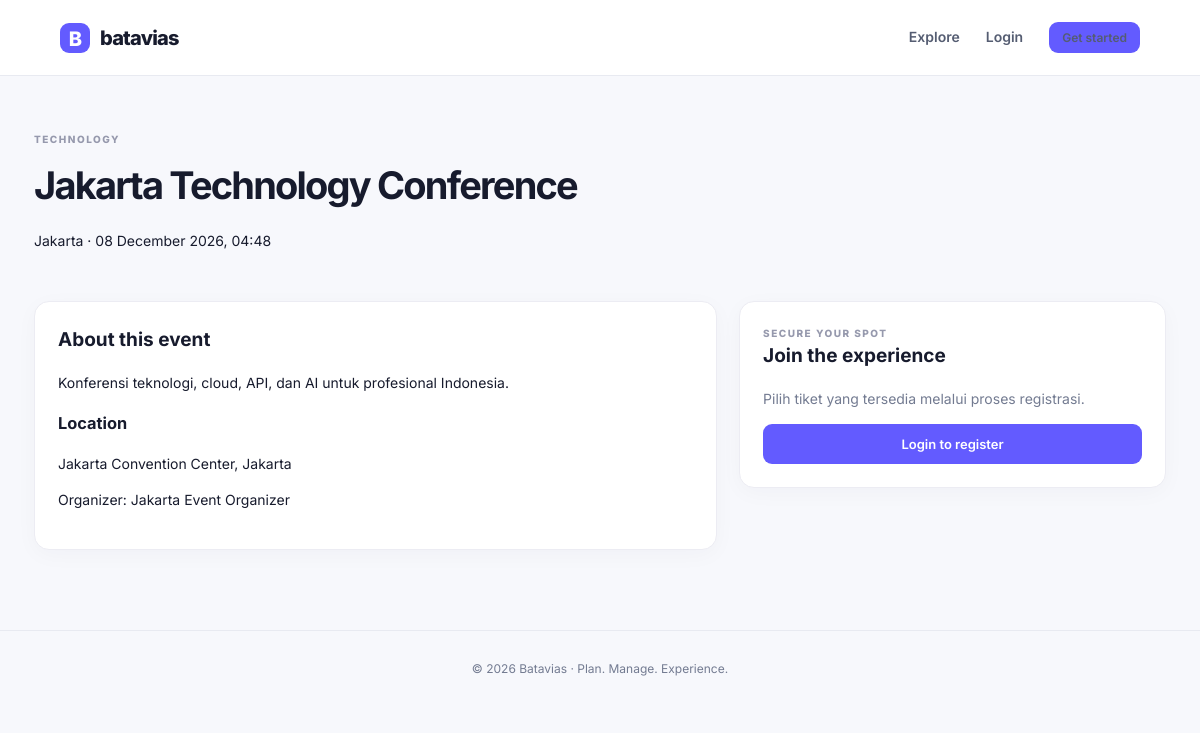
Page /events/jakarta-technology-conference on the committed database.
### tables this page shows
CREATE TABLE events(
 id BIGINT UNSIGNED AUTO_INCREMENT PRIMARY KEY,
 organizer_id BIGINT UNSIGNED NOT NULL,
 organization_id BIGINT UNSIGNED NULL,
 category_id BIGINT UNSIGNED NULL,
 title VARCHAR(180) NOT NULL,
 slug VARCHAR(200) NOT NULL UNIQUE,
 description TEXT NOT NULL,
 city VARCHAR(120) NOT NULL,
 venue VARCHAR(180) NOT NULL,
 cover_image VARCHAR(255) NULL,
 start_date DATETIME NOT NULL,
 end_date DATETIME NOT NULL,
 registration_deadline DATETIME NOT NULL,
 capacity INT UNSIGNED NOT NULL DEFAULT 100,
 status ENUM('draft','pending','published','rejected','cancelled','completed') NOT NULL DEFAULT 'draft',
 rejection_reason VARCHAR(500) NULL,
 created_at DATETIME NOT NULL,
 updated_at DATETIME NULL,
 FOREIGN KEY(organizer_id) REFERENCES users(id),
 FOREIGN KEY(organization_id) REFERENCES organizations(id) ON DELETE SET NULL,
 FOREIGN KEY(category_id) REFERENCES categories(id) ON DELETE SET NULL,
 INDEX(status,start_date)
);

CREATE TABLE categories(
 id BIGINT UNSIGNED AUTO_INCREMENT PRIMARY KEY,
 name VARCHAR(100) NOT NULL UNIQUE,
 slug VARCHAR(120) NOT NULL UNIQUE
);

CREATE TABLE users(
 id BIGINT UNSIGNED AUTO_INCREMENT PRIMARY KEY,
 name VARCHAR(120) NOT NULL,
 email VARCHAR(190) NOT NULL UNIQUE,
 password VARCHAR(255) NOT NULL,
 role ENUM('user','admin','developer','organizer') NOT NULL DEFAULT 'user',
 status ENUM('active','inactive','suspended') NOT NULL DEFAULT 'active',
 created_at DATETIME NOT NULL,
 updated_at DATETIME NULL
);

### app/Controllers/EventController.php (called while the page is built, shortened)
<?php
final class EventController {
 public static function detail(string $slug): void { $s=db()->prepare("SELECT e.*,c.name category_name,u.name organizer_name FROM events e LEFT JOIN categories c ON c.id=e.category_id LEFT JOIN users u ON u.id=e.organizer_id WHERE e.slug=? AND e.status='published'");$s->execute([$slug]);$event=$s->fetch();if(!$event){http_response_code(404);exit('Event tidak ditemukan');}require dirname(__DIR__,2).'/views/public/detail.php'; }
}

### public/index.php (called while the page is built, shortened)
<?php
require dirname(__DIR__).'/routes/web.php';

### config/database.php (called while the page is built)
<?php
return [
 'host' => getenv('DB_HOST') ?: '127.0.0.1',
 'port' => getenv('DB_PORT') ?: '3306',
 'name' => getenv('DB_NAME') ?: 'batavias_demo',
 'user' => getenv('DB_USER') ?: 'root',
 'pass' => getenv('DB_PASS') ?: '',
];

### app/Services/Database.php (called while the page is built, shortened)
<?php
final class Database {
 private static ?PDO $pdo=null;
 public static function connection(): PDO {
  $c=require dirname(__DIR__,2).'/config/database.php';
  $dsn="mysql:host={$c['host']};port={$c['port']};dbname={$c['name']};charset=utf8mb4";
  self::$pdo=new PDO($dsn,$c['user'],$c['pass'],[PDO::ATTR_ERRMODE=>PDO::ERRMODE_EXCEPTION,PDO::ATTR_DEFAULT_FETCH_MODE=>PDO::FETCH_ASSOC,PDO::ATTR_EMULATE_PREPARES=>false]);
  return self::$pdo;
 }
}

### app/Helpers/functions.php (called while the page is built, shortened)
<?php
function db(): PDO { return Database::connection(); }
function e(mixed $v): string { return htmlspecialchars((string)$v, ENT_QUOTES|ENT_SUBSTITUTE, 'UTF-8'); }
function url(string $path=''): string { $base=rtrim(str_replace('\\','/',dirname($_SERVER['SCRIPT_NAME'] ?? '')), '/'); return ($base==='/'?'':$base).'/'.ltrim($path,'/'); }
function user(): ?array { return $_SESSION['user']??null; }

### views/public/detail.php (the view)
<?php $title=$event['title'];require dirname(__DIR__).'/layouts/header.php';?><div class="detail-hero"><div class="eyebrow"><?=e($event['category_name']??'EVENT')?></div><h1><?=e($event['title'])?></h1><p><?=e($event['city'])?> · <?=e(date('d F Y, H:i',strtotime($event['start_date'])))?></p></div><div class="detail-layout"><article class="panel"><h2>About this event</h2><p><?=nl2br(e($event['description']))?></p><h3>Location</h3><p><?=e($event['venue'])?>, <?=e($event['city'])?></p><p>Organizer: <?=e($event['organizer_name'])?></p></article><aside class="panel purchase"><div class="eyebrow">SECURE YOUR SPOT</div><h2>Join the experience</h2><p class="muted">Pilih tiket yang tersedia melalui proses registrasi.</p><?php if(user()&&user()['role']==='user'):?><form method="post" action="<?=e(url('events/'.$event['id'].'/register'))?>"><?=csrf_field()?><button class="btn full">Register now →</button></form><?php elseif(!user()):?><a class="btn full" href="<?=e(url('login'))?>">Login to register</a><?php else:?><p class="muted">Akun organizer/admin tidak dapat melakukan pembelian tiket.</p><?php endif;?></aside></div><?php require dirname(__DIR__).'/layouts/footer.php';?>

### public/assets/css/app.css (style rules this page uses)
:root { --primary:#635bff;--primary-dark:#5145cd;--ink:#171b2d;--muted:#737b91;--bg:#f7f8fc;--line:#e8eaf1;--surface:#fff;--green:#16a37b }
* { box-sizing:border-box }
body { margin:0;background:var(--bg);color:var(--ink);font:14px Inter,Arial,sans-serif;line-height:1.6 }
.eyebrow { font-size:10px;letter-spacing:1.8px;font-weight:800;color:var(--primary);text-transform:uppercase }
.btn { display:inline-flex;justify-content:center;align-items:center;gap:10px;padding:12px 19px;background:var(--primary);color:#fff;border:0;border-radius:9px;text-decoration:none;font:600 13px Inter;cursor:pointer;transition:.2s }
.full { width:100% }
.muted { color:var(--muted) }
.page-heading h1,.detail-hero h1 { font-size:38px;letter-spacing:-1.8px;margin:8px 0 }
.detail-hero { padding:55px 0 35px }
.detail-layout { display:grid;grid-template-columns:1.6fr 1fr;gap:22px }
.panel { background:white;border:1px solid var(--line);border-radius:14px;padding:25px;margin-bottom:20px }
.panel h2 { margin:0 0 16px;font-size:19px }
.purchase { height:max-content }
.workspace-label,.eyebrow { font-size:10px;letter-spacing:1.5px;font-weight:800;color:#9699ad }
.stat-card,.panel { background:#fff;border:1px solid #ececf3;border-radius:15px;box-shadow:0 5px 22px #24264a08 }
.panel { padding:23px;margin-bottom:20px }

### rows in the picture
events: category.name "TECHNOLOGY", title "Jakarta Technology Conference", city "Jakarta", start_date "08 December 2026, 04:48", description "Konferensi teknologi, cloud, API, dan AI untuk profesional Indonesia.", venue "Jakarta Convention Center", organizer.name "Jakarta Event Organizer"
